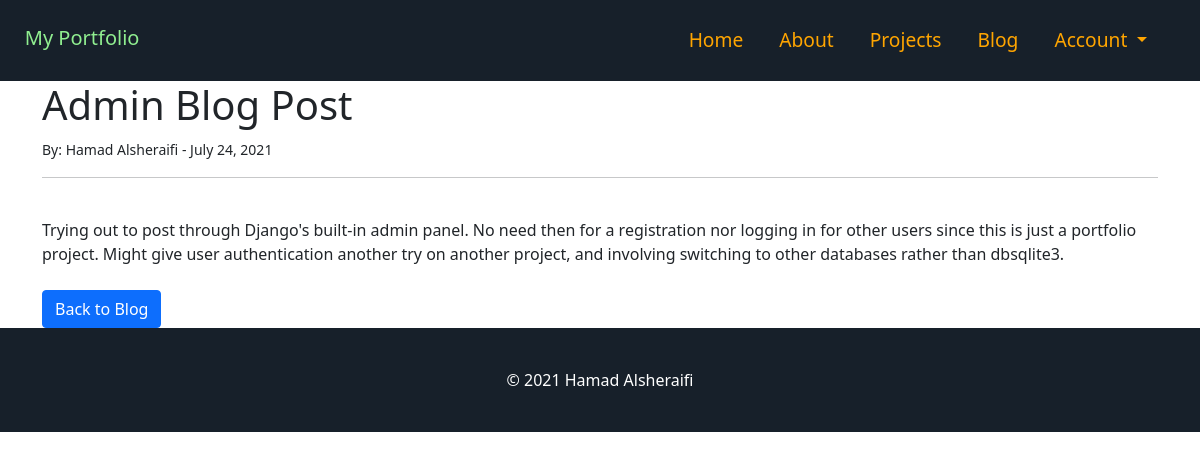
The app's page /article/10 with its own data.
### website/models.py (models this page shows, shortened)
class Post(models.Model):
    title = models.CharField(max_length=255)
    title_tag = models.CharField(max_length=255)
    author = models.ForeignKey(User, on_delete=models.CASCADE)
    body = models.TextField()
    post_date = models.DateField(auto_now_add=True)

### website/views.py (the view)
# urls.py: path('article/<int:pk>', ArticleDetailView.as_view(), name='article-detail'),
class ArticleDetailView(DetailView):
    model = Post
    template_name = 'article_details.html'

### website/templates/article_details.html (shortened to what this page needs)
{% extends 'base.html' %}
{% block content %}
    <div class="container">
        <h1>{{ post.title }}</h1>
        <small>
            By: {{ post.author.first_name }} {{ post.author.last_name }} - {{ post.post_date }}
        </small>
        <br><hr><br>
        {{ post.body|safe }}
        <br><br>
        <a href="{% url 'blog' %}" class="btn btn-primary">Back to Blog</a>
    </div>
{% endblock %}

### website/static/css/base.css (style rules this page uses)
html, body { background: linear-gradient(rgba(0.0,0.0,0.0,0.0), rgba(0.0,0.0,0.0,0.0)); width: 100%; height: 100%; margin: 0px; padding: 0px; overflow-x: hidden; }

### records on screen
Post: title "Admin Blog Post", author.first_name "Hamad", author.last_name "Alsheraifi", post_date "July 24, 2021", body "Trying out to post through Django's built-in admin panel. No need then for a registration nor logging in for other users since this is just a portfolio project. Might give user authentication another try on another project, and involving switching to other databases rather than dbsqlite3."
